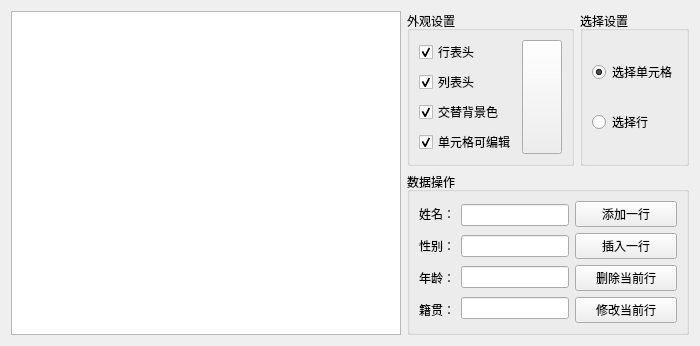
<?xml version="1.0" encoding="UTF-8"?>
<ui version="4.0">
 <class>QTableWidgetDemo</class>
 <widget class="QWidget" name="QTableWidgetDemo">
  <property name="geometry">
   <rect>
    <x>0</x>
    <y>0</y>
    <width>700</width>
    <height>300</height>
   </rect>
  </property>
  <property name="windowTitle">
   <string>QTableWidgetDemo</string>
  </property>
  <layout class="QHBoxLayout" name="horizontalLayout_2">
   <item>
    <widget class="QTableWidget" name="tbwgt_Info"/>
   </item>
   <item>
    <layout class="QVBoxLayout" name="verticalLayout">
     <item>
      <layout class="QHBoxLayout" name="horizontalLayout">
       <item>
        <widget class="QGroupBox" name="groupBox_1">
         <property name="title">
          <string>外观设置</string>
         </property>
         <layout class="QHBoxLayout" name="horizontalLayout_3">
          <item>
           <layout class="QVBoxLayout" name="verticalLayout_2">
            <item>
             <widget class="QCheckBox" name="ckbox_RowHeader">
              <property name="text">
               <string>行表头</string>
              </property>
              <property name="checked">
               <bool>true</bool>
              </property>
             </widget>
            </item>
            <item>
             <widget class="QCheckBox" name="ckbox_ColumnHeader">
              <property name="text">
               <string>列表头</string>
              </property>
              <property name="checked">
               <bool>true</bool>
              </property>
             </widget>
            </item>
            <item>
             <widget class="QCheckBox" name="ckbox_AlternatingRowColor">
              <property name="text">
               <string>交替背景色</string>
              </property>
              <property name="checked">
               <bool>true</bool>
              </property>
             </widget>
            </item>
            <item>
             <widget class="QCheckBox" name="ckbox_AlterableCell">
              <property name="text">
               <string>单元格可编辑</string>
              </property>
              <property name="checked">
               <bool>true</bool>
              </property>
             </widget>
            </item>
           </layout>
          </item>
          <item>
           <widget class="QPushButton" name="pbtn_SetStyleSheet">
            <property name="sizePolicy">
             <sizepolicy hsizetype="Minimum" vsizetype="Minimum">
              <horstretch>0</horstretch>
              <verstretch>0</verstretch>
             </sizepolicy>
            </property>
            <property name="text">
             <string/>
            </property>
           </widget>
          </item>
         </layout>
        </widget>
       </item>
       <item>
        <widget class="QGroupBox" name="groupBox_2">
         <property name="title">
          <string>选择设置</string>
         </property>
         <layout class="QVBoxLayout" name="verticalLayout_4">
          <item>
           <widget class="QRadioButton" name="rbtn_SelectCell">
            <property name="text">
             <string>选择单元格</string>
            </property>
            <property name="checked">
             <bool>true</bool>
            </property>
           </widget>
          </item>
          <item>
           <widget class="QRadioButton" name="rbtn_SelectLine">
            <property name="text">
             <string>选择行</string>
            </property>
           </widget>
          </item>
         </layout>
        </widget>
       </item>
      </layout>
     </item>
     <item>
      <widget class="QGroupBox" name="groupBox_3">
       <property name="title">
        <string>数据操作</string>
       </property>
       <layout class="QHBoxLayout" name="horizontalLayout_4">
        <item>
         <layout class="QVBoxLayout" name="verticalLayout_5">
          <item>
           <widget class="QLabel" name="label">
            <property name="sizePolicy">
             <sizepolicy hsizetype="Fixed" vsizetype="Preferred">
              <horstretch>0</horstretch>
              <verstretch>0</verstretch>
             </sizepolicy>
            </property>
            <property name="text">
             <string>姓名：</string>
            </property>
           </widget>
          </item>
          <item>
           <widget class="QLabel" name="label_2">
            <property name="sizePolicy">
             <sizepolicy hsizetype="Fixed" vsizetype="Preferred">
              <horstretch>0</horstretch>
              <verstretch>0</verstretch>
             </sizepolicy>
            </property>
            <property name="text">
             <string>性别：</string>
            </property>
           </widget>
          </item>
          <item>
           <widget class="QLabel" name="label_3">
            <property name="sizePolicy">
             <sizepolicy hsizetype="Fixed" vsizetype="Preferred">
              <horstretch>0</horstretch>
              <verstretch>0</verstretch>
             </sizepolicy>
            </property>
            <property name="text">
             <string>年龄：</string>
            </property>
           </widget>
          </item>
          <item>
           <widget class="QLabel" name="label_4">
            <property name="sizePolicy">
             <sizepolicy hsizetype="Fixed" vsizetype="Preferred">
              <horstretch>0</horstretch>
              <verstretch>0</verstretch>
             </sizepolicy>
            </property>
            <property name="text">
             <string>籍贯：</string>
            </property>
           </widget>
          </item>
         </layout>
        </item>
        <item>
         <layout class="QVBoxLayout" name="verticalLayout_6">
          <item>
           <widget class="QLineEdit" name="le_Name">
            <property name="sizePolicy">
             <sizepolicy hsizetype="Preferred" vsizetype="Fixed">
              <horstretch>0</horstretch>
              <verstretch>0</verstretch>
             </sizepolicy>
            </property>
           </widget>
          </item>
          <item>
           <widget class="QLineEdit" name="le_Sex">
            <property name="sizePolicy">
             <sizepolicy hsizetype="Preferred" vsizetype="Fixed">
              <horstretch>0</horstretch>
              <verstretch>0</verstretch>
             </sizepolicy>
            </property>
           </widget>
          </item>
          <item>
           <widget class="QLineEdit" name="le_Age">
            <property name="sizePolicy">
             <sizepolicy hsizetype="Preferred" vsizetype="Fixed">
              <horstretch>0</horstretch>
              <verstretch>0</verstretch>
             </sizepolicy>
            </property>
           </widget>
          </item>
          <item>
           <widget class="QLineEdit" name="le_Birthplace">
            <property name="sizePolicy">
             <sizepolicy hsizetype="Preferred" vsizetype="Fixed">
              <horstretch>0</horstretch>
              <verstretch>0</verstretch>
             </sizepolicy>
            </property>
           </widget>
          </item>
         </layout>
        </item>
        <item>
         <layout class="QVBoxLayout" name="verticalLayout_7">
          <item>
           <widget class="QPushButton" name="pbtn_AddLine">
            <property name="text">
             <string>添加一行</string>
            </property>
           </widget>
          </item>
          <item>
           <widget class="QPushButton" name="pbtn_InsertLine">
            <property name="text">
             <string>插入一行</string>
            </property>
           </widget>
          </item>
          <item>
           <widget class="QPushButton" name="pbtn_DeleteCurrentLine">
            <property name="text">
             <string>删除当前行</string>
            </property>
           </widget>
          </item>
          <item>
           <widget class="QPushButton" name="pbtn_AlterCurrentLine">
            <property name="text">
             <string>修改当前行</string>
            </property>
           </widget>
          </item>
         </layout>
        </item>
       </layout>
      </widget>
     </item>
    </layout>
   </item>
  </layout>
 </widget>
 <resources/>
 <connections/>
</ui>
